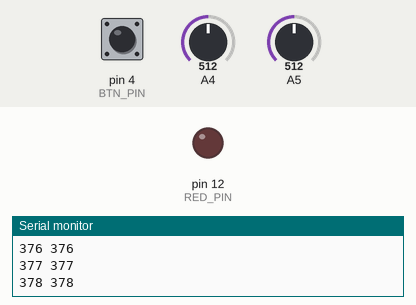
The sketch below on a simulated Arduino Uno, built with avr-gcc and run on an emulated ATmega328P. On the bench: output pins drawn as LEDs (lit = HIGH), the last lines printed to the serial monitor. Inputs (shaded band) come from the test bench; at power-on: pin 4 (BTN_PIN) LOW, A4 = 512, A5 = 512.

Above: at 1.2 s.
1.3 s: pin 4 (BTN_PIN) pulled HIGH for 0.15 s
At 1.37 s:
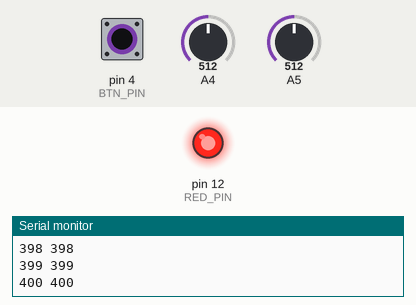
2.9 s: pin 4 (BTN_PIN) pulled HIGH for 3.2 s
At 6.4 s:
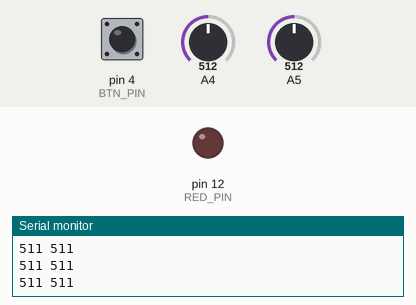
Timing chart, 0 to 7.9 s (numbered marks = the images above; inputs shaded):
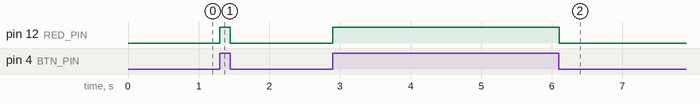

The sketch:

ButtonFedyaAlex.ino
```cpp
const int BTN_PIN = 4;
const int RED_PIN = 12;

void setup()
{
  Serial.begin(9600);
  pinMode(BTN_PIN, INPUT);
  pinMode(5, INPUT);
  pinMode(RED_PIN, OUTPUT);
//  pinMode(LED_BUILTIN, OUTPUT);
}

const double MA_N = 100;
double _ma4 = 0;
double _ma5 = 0;

void loop()
{
  _ma4 = _ma4 + (double)analogRead(BTN_PIN) - _ma4/MA_N;
  _ma5 = _ma5 + (double)analogRead(5) - _ma5/MA_N;

  Serial.print((int)(_ma4 / MA_N));
  Serial.print(" ");
  Serial.println((int)(_ma5 / MA_N));
  if (digitalRead(BTN_PIN) == HIGH)
  {
    digitalWrite(RED_PIN, HIGH);
  }
  else
  {
    digitalWrite(RED_PIN, LOW);
  }
}
```

Measured:
- after the input at 1.3 s, pin 12 (RED_PIN): LOW → HIGH at once, → LOW 0.15 s later
- after the input at 2.9 s, pin 12 (RED_PIN): LOW → HIGH at once, → LOW 3.2 s later
